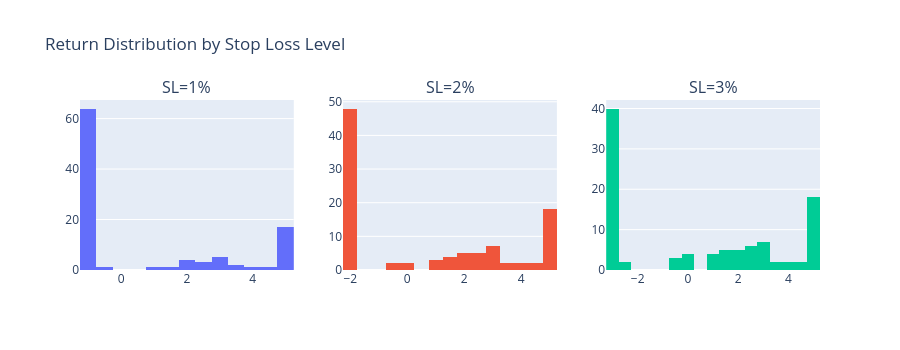

The notebook cell this image was saved under:
### Code cell
# Visualize exit distribution
fig = make_subplots(rows=1, cols=3, subplot_titles=list(results_by_config.keys()))

for i, (name, results) in enumerate(results_by_config.items(), 1):
    returns = [r["return"] * 100 for r in results]
    fig.add_trace(go.Histogram(x=returns, nbinsx=30, name=name), row=1, col=i)

fig.update_layout(title="Return Distribution by Stop Loss Level", height=350, showlegend=False)
fig.show()

### Figure 1 — Plotly figure (JSON) as saved in the notebook; plotly's stock layout.template omitted (floating-point values rounded to 4 significant figures)
{"data": [{"name": "SL=1%", "nbinsx": 30, "type": "histogram", "x": [3.106, -1.0, 2.164, 2.366, -1.0, 2.632, -1.0, -1.0, -1.0, -1.0, -1.0, 5.0, -1.0, 4.96, -0.5654, -1.0, -1.0, -1.0, -1.0, -1.0, -1.0, -1.0, -1.0, -1.0, 5.0, 4.638, 4.01, 3.103, 3.729, 2.171, -1.0, -1.0, -1.0, -1.0, -1.0, -1.0, -1.0, -1.0, -1.0, 5.0, 4.844, -1.0, 5.0, -1.0, -1.0, 5.0, 1.832, 3.174, -1.0, -1.0, 5.0, 5.0, 5.0, 2.253, -1.0, 1.373, -1.0, -1.0, -1.0, 5.0, 3.011, -1.0, -1.0, 5.0, -1.0, -1.0, -1.0, -1.0, -1.0, -1.0, -1.0, -1.0, -1.0, 5.0, -1.0, 5.0, -1.0, -1.0, -1.0, -1.0, -1.0, -1.0, 5.0, -1.0, -1.0, -1.0, 5.0, 2.756, -1.0, 1.176, -1.0, 3.382, 5.0, -1.0, -1.0, -1.0, -1.0, 1.992, -1.0, -1.0], "xaxis": "x", "yaxis": "y"}, {"name": "SL=2%", "nbinsx": 30, "type": "histogram", "x": [3.106, 0.8647, 2.164, 2.366, 1.208, 2.632, 0.1804, -2.0, -2.0, -2.0, -2.0, 5.0, 1.549, 4.96, -0.5654, -2.0, -2.0, -2.0, -2.0, -2.0, -2.0, -2.0, -2.0, 3.916, 5.0, 4.638, 4.01, 3.103, 3.729, 2.171, -2.0, -2.0, -2.0, -2.0, -2.0, -2.0, -2.0, -2.0, -2.0, 5.0, 4.844, 3.173, 5.0, -2.0, -2.0, 5.0, 1.832, 3.174, 4.418, 2.261, 5.0, 5.0, 5.0, 2.253, -0.05582, 1.373, 3.221, 2.555, -2.0, 5.0, 3.011, -2.0, -2.0, 5.0, -2.0, -2.0, -2.0, -2.0, -2.0, -2.0, -2.0, -2.0, -2.0, 5.0, -2.0, 5.0, -2.0, -2.0, -2.0, 5.0, -2.0, -2.0, 5.0, -2.0, -2.0, -2.0, 5.0, 2.756, 1.495, 1.176, 1.785, 3.382, 5.0, 1.58, -2.0, -2.0, -2.0, 1.992, -2.0, -0.5283], "xaxis": "x2", "yaxis": "y2"}, {"name": "SL=3%", "nbinsx": 30, "type": "histogram", "x": [3.106, 0.8647, 2.164, 2.366, 1.208, 2.632, 0.1804, -3.0, -3.0, -3.0, -3.0, 5.0, 1.549, 4.96, -0.5654, -3.0, -3.0, -3.0, -3.0, -3.0, -3.0, -3.0, 2.632, 3.916, 5.0, 4.638, 4.01, 3.103, 3.729, 2.171, -3.0, -3.0, -3.0, -3.0, -3.0, -3.0, -3.0, -3.0, -3.0, 5.0, 4.844, 3.173, 5.0, -3.0, -3.0, 5.0, 1.832, 3.174, 4.418, 2.261, 5.0, 5.0, 5.0, 2.253, -0.05582, 1.373, 3.221, 2.555, 1.155, 5.0, 3.011, -0.2079, -3.0, 5.0, 1.503, -3.0, -3.0, -3.0, -2.335, -3.0, -3.0, -3.0, -3.0, 5.0, -3.0, 5.0, -3.0, -3.0, -3.0, 5.0, -3.0, -3.0, 5.0, -3.0, 0.2221, -3.0, 5.0, 2.756, 1.495, 1.176, 1.785, 3.382, 5.0, 1.58, -3.0, -3.0, -0.4731, 1.992, -2.723, -0.5283], "xaxis": "x3", "yaxis": "y3"}], "layout": {"annotations": [{"font": {"size": 16}, "showarrow": false, "text": "SL=1%", "x": 0.1444, "xanchor": "center", "xref": "paper", "y": 1.0, "yanchor": "bottom", "yref": "paper"}, {"font": {"size": 16}, "showarrow": false, "text": "SL=2%", "x": 0.5, "xanchor": "center", "xref": "paper", "y": 1.0, "yanchor": "bottom", "yref": "paper"}, {"font": {"size": 16}, "showarrow": false, "text": "SL=3%", "x": 0.8556, "xanchor": "center", "xref": "paper", "y": 1.0, "yanchor": "bottom", "yref": "paper"}], "height": 350, "showlegend": false, "title": {"text": "Return Distribution by Stop Loss Level"}, "xaxis": {"anchor": "y", "domain": [0.0, 0.2889]}, "xaxis2": {"anchor": "y2", "domain": [0.3556, 0.6444]}, "xaxis3": {"anchor": "y3", "domain": [0.7111, 1.0]}, "yaxis": {"anchor": "x", "domain": [0.0, 1.0]}, "yaxis2": {"anchor": "x2", "domain": [0.0, 1.0]}, "yaxis3": {"anchor": "x3", "domain": [0.0, 1.0]}}}
